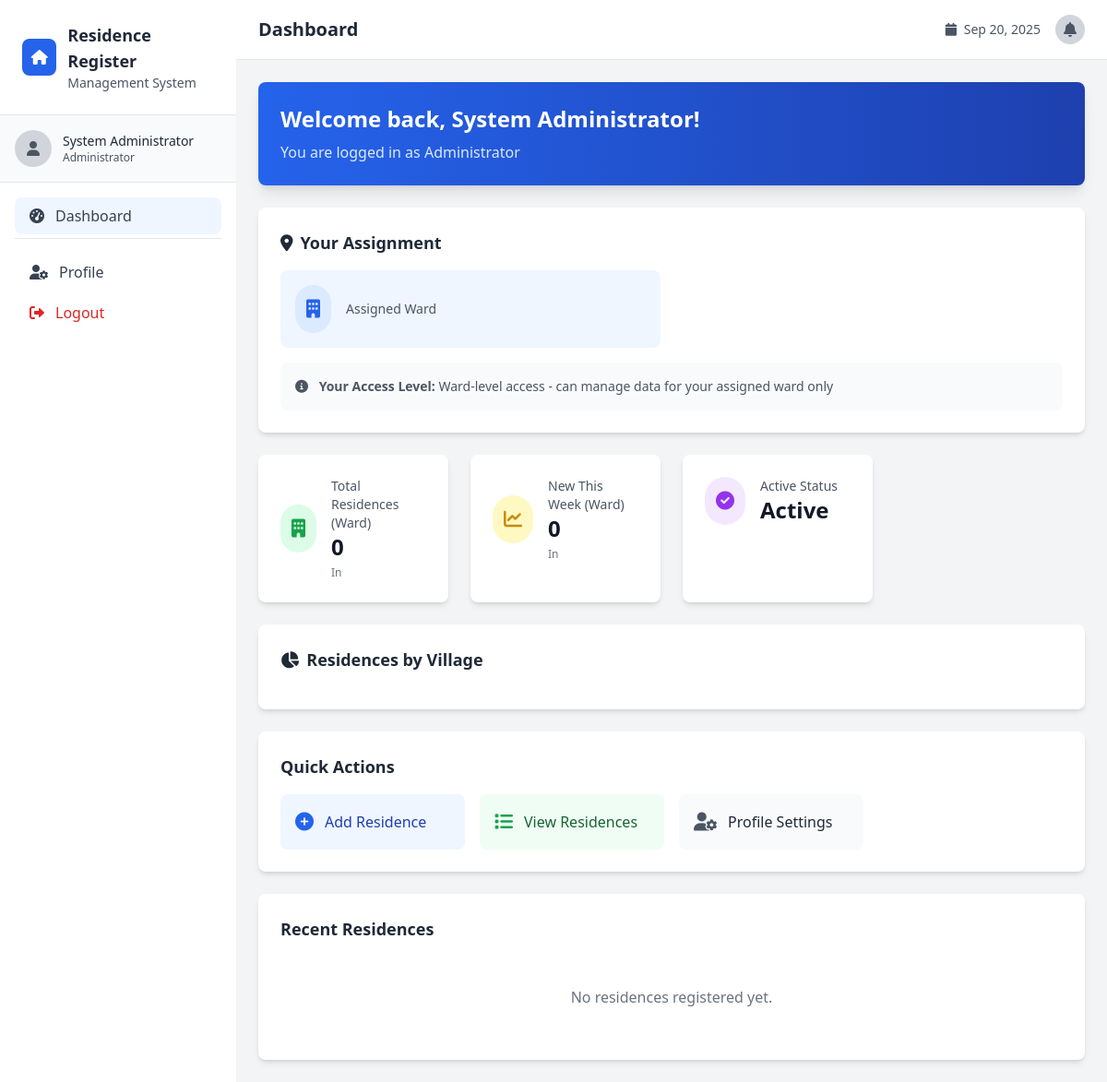
The page /dashboard.php (signed in) on the database as committed earlier.
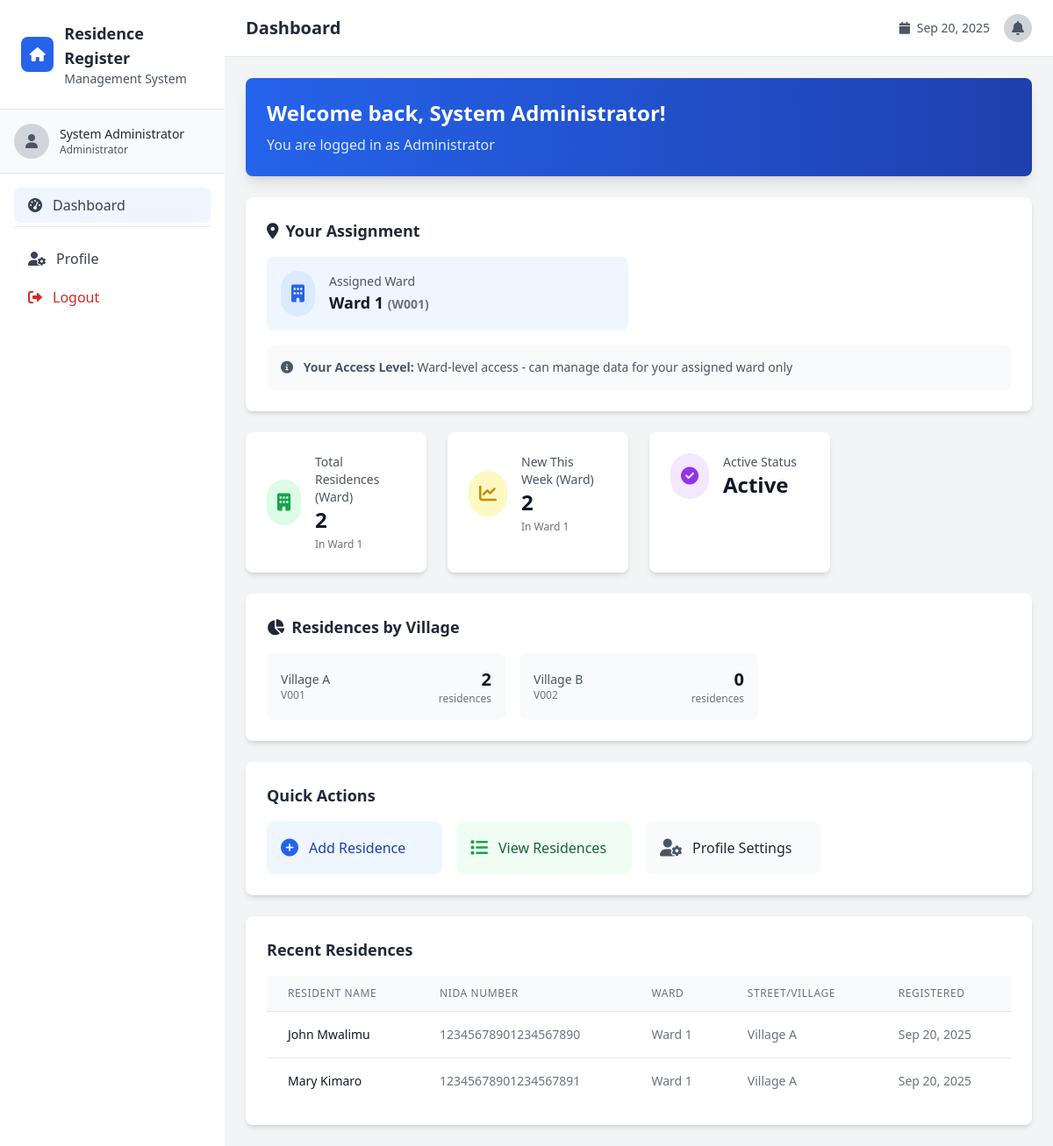
The same page on the database as committed later.
### tables this page shows
CREATE TABLE users (
    id INT AUTO_INCREMENT PRIMARY KEY,
    full_name VARCHAR(255) NOT NULL,
    username VARCHAR(100) UNIQUE NOT NULL,
    password VARCHAR(255) NOT NULL,
    role ENUM('super_admin', 'admin', 'weo', 'veo') NOT NULL,
    nida_number VARCHAR(20) UNIQUE NOT NULL,
    assigned_ward_id INT NULL,
    assigned_village_id INT NULL,
    created_at TIMESTAMP DEFAULT CURRENT_TIMESTAMP,
    updated_at TIMESTAMP DEFAULT CURRENT_TIMESTAMP ON UPDATE CURRENT_TIMESTAMP,
    is_active BOOLEAN DEFAULT TRUE,
    FOREIGN KEY (assigned_ward_id) REFERENCES wards(id),
    FOREIGN KEY (assigned_village_id) REFERENCES villages(id)
);

CREATE TABLE wards (
    id INT AUTO_INCREMENT PRIMARY KEY,
    ward_name VARCHAR(255) NOT NULL,
    ward_code VARCHAR(20) UNIQUE NOT NULL,
    description TEXT,
    is_active BOOLEAN DEFAULT TRUE,
    created_by INT NULL,
    created_at TIMESTAMP DEFAULT CURRENT_TIMESTAMP,
    updated_at TIMESTAMP DEFAULT CURRENT_TIMESTAMP ON UPDATE CURRENT_TIMESTAMP
);

CREATE TABLE residences (
    id INT AUTO_INCREMENT PRIMARY KEY,
    house_no VARCHAR(50) NOT NULL,
    resident_name VARCHAR(255) NOT NULL,
    gender ENUM('male', 'female', 'other') NOT NULL,
    date_of_birth DATE NOT NULL,
    nida_number VARCHAR(20) NOT NULL,
    phone VARCHAR(15),
    email VARCHAR(100),
    occupation VARCHAR(100),
    ownership ENUM('owner', 'tenant') NOT NULL,
    family_members INT DEFAULT 1,
    education_level ENUM('none', 'primary', 'secondary', 'diploma', 'degree', 'masters', 'phd') DEFAULT 'none',
    employment_status ENUM('employed', 'unemployed', 'student', 'retired', 'self_employed') DEFAULT 'unemployed',
    ward_id INT NOT NULL,
    village_id INT NOT NULL,
    registered_by INT NOT NULL,
    registered_at TIMESTAMP DEFAULT CURRENT_TIMESTAMP,
    status ENUM('active', 'inactive', 'moved', 'pending_approval') DEFAULT 'active',
    FOREIGN KEY (registered_by) REFERENCES users(id),
    FOREIGN KEY (ward_id) REFERENCES wards(id),
    FOREIGN KEY (village_id) REFERENCES villages(id)
);

CREATE TABLE villages (
    id INT AUTO_INCREMENT PRIMARY KEY,
    village_name VARCHAR(255) NOT NULL,
    village_code VARCHAR(20) UNIQUE NOT NULL,
    ward_id INT NOT NULL,
    description TEXT,
    is_active BOOLEAN DEFAULT TRUE,
    created_by INT NULL,
    created_at TIMESTAMP DEFAULT CURRENT_TIMESTAMP,
    updated_at TIMESTAMP DEFAULT CURRENT_TIMESTAMP ON UPDATE CURRENT_TIMESTAMP,
    FOREIGN KEY (ward_id) REFERENCES wards(id)
);

### includes/functions.php (called while the page is built, shortened)
<?php
function isLoggedIn() {
    return isset($_SESSION['user_id']);
}
function hasRole($role) {
    return isset($_SESSION['user_role']) && $_SESSION['user_role'] === $role;
}
function isSuperAdmin() {
    return hasRole('super_admin');
}
function formatDate($date) {
    return date('M d, Y', strtotime($date));
}
function canViewAllData() {
    return isSuperAdmin();
}
function getUserAssignedWard() {
    global $pdo;
    try {
        $stmt = $pdo->prepare("SELECT assigned_ward_id FROM users WHERE id = ?");
        $stmt->execute([$_SESSION['user_id']]);
        $result = $stmt->fetch();
        return $result ? $result['assigned_ward_id'] : null;
    } catch (PDOException $e) {
        return null;
    }
}
function getUserAssignedVillage() {
    global $pdo;
    try {
        $stmt = $pdo->prepare("SELECT assigned_village_id FROM users WHERE id = ?");
        $stmt->execute([$_SESSION['user_id']]);
        $result = $stmt->fetch();
        return $result ? $result['assigned_village_id'] : null;
    } catch (PDOException $e) {
        return null;
    }
}
function getUserLocationInfo() {
    global $pdo;
    try {
        $stmt = $pdo->prepare("SELECT u.assigned_ward_id, u.assigned_village_id,
                                     w.ward_name, w.ward_code,
                                     v.village_name, v.village_code
                              FROM users u
                              LEFT JOIN wards w ON u.assigned_ward_id = w.id
                              LEFT JOIN villages v ON u.assigned_village_id = v.id
                              WHERE u.id = ?");
        $stmt->execute([$_SESSION['user_id']]);
        $result = $stmt->fetch();
        if ($result) {
            $result['ward_id'] = $result['assigned_ward_id'];
            $result['village_id'] = $result['assigned_village_id'];
        }
        return $result;
    } catch (PDOException $e) {
        return null;
    }
}
function getAccessibleResidences() {
    $user_ward = getUserAssignedWard();
    $user_village = getUserAssignedVillage();
    global $pdo;
    try {
        if ($user_village) {
            $stmt = $pdo->prepare("SELECT r.*, u.full_name as registered_by_name, w.ward_name, v.village_name
                                  FROM residences r
                                  LEFT JOIN users u ON r.registered_by = u.id
                                  LEFT JOIN wards w ON r.ward_id = w.id
                                  LEFT JOIN villages v ON r.village_id = v.id
                                  WHERE r.village_id = ?
                                  ORDER BY r.registered_at DESC");
            $stmt->execute([$user_village]);
        } elseif ($user_ward) {
            $stmt = $pdo->prepare("SELECT r.*, u.full_name as registered_by_name, w.ward_name, v.village_name
                                  FROM residences r
                                  LEFT JOIN users u ON r.registered_by = u.id
                                  LEFT JOIN wards w ON r.ward_id = w.id
                                  LEFT JOIN villages v ON r.village_id = v.id
                                  WHERE r.ward_id = ?
                                  ORDER BY r.registered_at DESC");
            $stmt->execute([$user_ward]);
        } else {
            return [];
        }
        return $stmt->fetchAll();
    } catch (PDOException $e) {
        return [];
    }
}
?>

### dashboard.php (the view, shortened to what the rows shown need)
<?php
require_once 'config/database.php';
require_once 'includes/functions.php';
$stats = [];
try {
    if (isSuperAdmin()) {
        $stmt = $pdo->query("SELECT COUNT(*) as total FROM users WHERE is_active = 1");
        $stats['total_users'] = $stmt->fetch()['total'];
        $stmt = $pdo->query("SELECT COUNT(*) as total FROM residences WHERE status = 'active'");
        $stats['total_residences'] = $stmt->fetch()['total'];
        $stmt = $pdo->query("SELECT COUNT(*) as total FROM residences WHERE registered_at >= DATE_SUB(NOW(), INTERVAL 7 DAY)");
        $stats['recent_registrations'] = $stmt->fetch()['total'];
        $stmt = $pdo->query("SELECT role, COUNT(*) as count FROM users WHERE is_active = 1 GROUP BY role");
        $stats['users_by_role'] = $stmt->fetchAll();
    } else {
        $user_location = getUserLocationInfo();
        if ($_SESSION['user_role'] === 'admin') {
            $stmt = $pdo->prepare("
                SELECT COUNT(*) as total
                FROM residences r
                LEFT JOIN villages v ON r.village_id = v.id
                WHERE r.status = 'active' AND v.ward_id = ?
            ");
            $stmt->execute([$user_location['ward_id']]);
            $stats['total_residences'] = $stmt->fetch()['total'];
            $stmt = $pdo->prepare("
                SELECT COUNT(*) as total
                FROM residences r
                LEFT JOIN villages v ON r.village_id = v.id
                WHERE r.registered_at >= DATE_SUB(NOW(), INTERVAL 7 DAY) AND v.ward_id = ?
            ");
            $stmt->execute([$user_location['ward_id']]);
            $stats['recent_registrations'] = $stmt->fetch()['total'];
        }
        if ($_SESSION['user_role'] === 'admin') {
            $stmt = $pdo->prepare("
                SELECT role, COUNT(*) as count
                FROM users
                WHERE is_active = 1 AND assigned_ward_id = ?
                GROUP BY role
            ");
            $stmt->execute([$user_location['ward_id']]);
            $stats['users_by_role'] = $stmt->fetchAll();
        }
    }
    $all_residences = getAccessibleResidences();
    $recent_residences = array_slice($all_residences, 0, 5);
} catch (PDOException $e) {
    $error = "Database error occurred";
}
include 'includes/header.php';
?>
<div class="space-y-6">
    <div class="bg-gradient-to-r from-blue-600 to-blue-800 text-white p-6 rounded-lg shadow-lg">
        <h1 class="text-2xl font-bold mb-2">Welcome back, <?php echo $_SESSION['user_name']; ?>!</h1>
    </div>
    <?php
    $user_location = getUserLocationInfo();
    if ($user_location):
    ?>
    <div class="bg-white p-6 rounded-lg shadow-md">
        <h3 class="text-lg font-semibold text-gray-800 mb-4">
            <i class="fas fa-map-marker-alt mr-2"></i>Your Assignment
        </h3>
        <div class="grid grid-cols-1 md:grid-cols-2 gap-6">
            <div class="flex items-center p-4 bg-blue-50 rounded-lg">
                <div class="p-3 rounded-full bg-blue-100 text-blue-600 mr-4">
                    <i class="fas fa-building text-xl"></i>
                </div>
                <div>
                    <p class="text-sm font-medium text-gray-600">Assigned Ward</p>
                    <p class="text-lg font-semibold text-gray-900">
                        <?php echo htmlspecialchars($user_location['ward_name']); ?>
                        <?php if (!empty($user_location['ward_code'])): ?>
                        <span class="text-sm text-gray-500">(<?php echo htmlspecialchars($user_location['ward_code']); ?>)</span>
                        <?php endif; ?>
                    </p>
                </div>
            </div>
        </div>
        <div class="mt-4 p-4 bg-gray-50 rounded-lg">
            <p class="text-sm text-gray-600">
                <i class="fas fa-info-circle mr-2"></i>
                <strong>Your Access Level:</strong>
                <?php
                switch($_SESSION['user_role']) {
                    case 'admin':
                        echo 'Ward-level access - can manage data for your assigned ward only';
                        break;
                }
                ?>
            </p>
        </div>
    </div>
    <?php endif; ?>
    <div class="grid grid-cols-1 md:grid-cols-2 lg:grid-cols-4 gap-6">
        <div class="bg-white p-6 rounded-lg shadow-md">
            <div class="flex items-center">
                <div class="ml-4">
                    <p class="text-sm font-medium text-gray-600">
                        <?php
                        if (isSuperAdmin()) {
                            echo 'Total Residences (All)';
                        } elseif ($_SESSION['user_role'] === 'admin' || $_SESSION['user_role'] === 'weo') {
                            echo 'Total Residences (Ward)';
                        } elseif ($_SESSION['user_role'] === 'veo') {
                            echo 'Total Residences (Village)';
                        }
                        ?>
                    </p>
                    <p class="text-2xl font-bold text-gray-900"><?php echo $stats['total_residences'] ?? 0; ?></p>
                    <?php if (!isSuperAdmin() && isset($user_location)): ?>
                    <p class="text-xs text-gray-500 mt-1">
                        <?php
                        if ($_SESSION['user_role'] === 'veo') {
                            echo 'In ' . htmlspecialchars($user_location['village_name']);
                        } elseif ($_SESSION['user_role'] === 'admin' || $_SESSION['user_role'] === 'weo') {
                            echo 'In ' . htmlspecialchars($user_location['ward_name']);
                        }
                        ?>
                    </p>
                    <?php endif; ?>
                </div>
            </div>
        </div>
        <div class="bg-white p-6 rounded-lg shadow-md">
            <div class="flex items-center">
                <div class="ml-4">
                    <p class="text-sm font-medium text-gray-600">
                        <?php
                        if (isSuperAdmin()) {
                            echo 'New This Week (All)';
                        } elseif ($_SESSION['user_role'] === 'admin' || $_SESSION['user_role'] === 'weo') {
                            echo 'New This Week (Ward)';
                        } elseif ($_SESSION['user_role'] === 'veo') {
                            echo 'New This Week (Village)';
                        }
                        ?>
                    </p>
                    <p class="text-2xl font-bold text-gray-900"><?php echo $stats['recent_registrations'] ?? 0; ?></p>
                    <?php if (!isSuperAdmin() && isset($user_location)): ?>
                    <p class="text-xs text-gray-500 mt-1">
                        <?php
                        if ($_SESSION['user_role'] === 'veo') {
                            echo 'In ' . htmlspecialchars($user_location['village_name']);
                        } elseif ($_SESSION['user_role'] === 'admin' || $_SESSION['user_role'] === 'weo') {
                            echo 'In ' . htmlspecialchars($user_location['ward_name']);
                        }
                        ?>
                    </p>
                    <?php endif; ?>
                </div>
            </div>
        </div>
    </div>
    <div class="bg-white p-6 rounded-lg shadow-md">
        <?php if (empty($recent_residences)): ?>
            <p class="text-gray-500 text-center py-8">No residences registered yet.</p>
        <?php else: ?>
            <div class="overflow-x-auto">
                <table class="min-w-full divide-y divide-gray-200">
                    <thead class="bg-gray-50">
                        <tr>
                            <th class="px-6 py-3 text-left text-xs font-medium text-gray-500 uppercase tracking-wider">Resident Name</th>
                            <th class="px-6 py-3 text-left text-xs font-medium text-gray-500 uppercase tracking-wider">NIDA Number</th>
                            <th class="px-6 py-3 text-left text-xs font-medium text-gray-500 uppercase tracking-wider">Ward</th>
                            <th class="px-6 py-3 text-left text-xs font-medium text-gray-500 uppercase tracking-wider">Street/Village</th>
                            <th class="px-6 py-3 text-left text-xs font-medium text-gray-500 uppercase tracking-wider">Registered</th>
                        </tr>
                    </thead>
                    <tbody class="bg-white divide-y divide-gray-200">
                        <?php foreach ($recent_residences as $residence): ?>
                        <tr class="hover:bg-gray-50">
                            <td class="px-6 py-4 whitespace-nowrap text-sm font-medium text-gray-900">
                                <?php echo htmlspecialchars($residence['resident_name']); ?>
                            </td>
                            <td class="px-6 py-4 whitespace-nowrap text-sm text-gray-500">
                                <?php echo htmlspecialchars($residence['nida_number']); ?>
                            </td>
                            <td class="px-6 py-4 whitespace-nowrap text-sm text-gray-500">
                                <?php echo htmlspecialchars($residence['ward_name'] ?? 'N/A'); ?>
                            </td>
                            <td class="px-6 py-4 whitespace-nowrap text-sm text-gray-500">
                                <?php echo htmlspecialchars($residence['village_name'] ?? 'N/A'); ?>
                            </td>
                            <td class="px-6 py-4 whitespace-nowrap text-sm text-gray-500">
                                <?php echo formatDate($residence['registered_at']); ?>
                            </td>
                        </tr>
                        <?php endforeach; ?>
                    </tbody>
                </table>
            </div>
        <?php endif; ?>
    </div>
</div>
<?php include 'includes/footer.php'; ?>

Rows that differ between the two databases and show on the page:
now on this page (row edited): users: assigned_ward.ward_name "Ward 1", assigned_ward.ward_code "W001"
added residences: resident_name "John Mwalimu", nida_number "12345678901234567890", ward.ward_name "Ward 1", village.village_name "Village A", registered_at "Sep 20, 2025"
added residences: resident_name "Mary Kimaro", nida_number "12345678901234567891", ward.ward_name "Ward 1", village.village_name "Village A", registered_at "Sep 20, 2025"
Other text that changed with them:
$stats['total_residences']: "0" → "2"
$stats['recent_registrations']: "0" → "2"
text no longer shown: "No residences registered yet."
text now shown: "( ) RESIDENT NAME NIDA NUMBER WARD STREET/VILLAGE REGISTERED"
new list line: "Village A V001 2 residences"
new list line: "Village B V002 0 residences"
